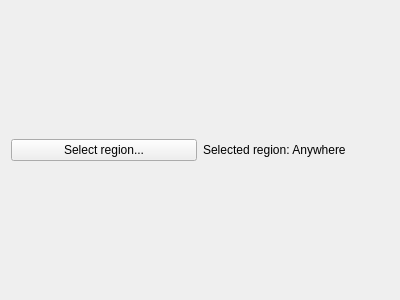
<?xml version="1.0" encoding="UTF-8"?>
<ui version="4.0">
 <class>QnMotionBusinessEventWidget</class>
 <widget class="QWidget" name="QnMotionBusinessEventWidget">
  <property name="geometry">
   <rect>
    <x>0</x>
    <y>0</y>
    <width>400</width>
    <height>300</height>
   </rect>
  </property>
  <property name="windowTitle">
   <string>Form</string>
  </property>
  <layout class="QHBoxLayout" name="horizontalLayout">
   <item>
    <widget class="QPushButton" name="pushButton">
     <property name="text">
      <string>Select region...</string>
     </property>
    </widget>
   </item>
   <item>
    <widget class="QLabel" name="label">
     <property name="text">
      <string>Selected region: Anywhere</string>
     </property>
    </widget>
   </item>
  </layout>
 </widget>
 <resources/>
 <connections/>
</ui>
